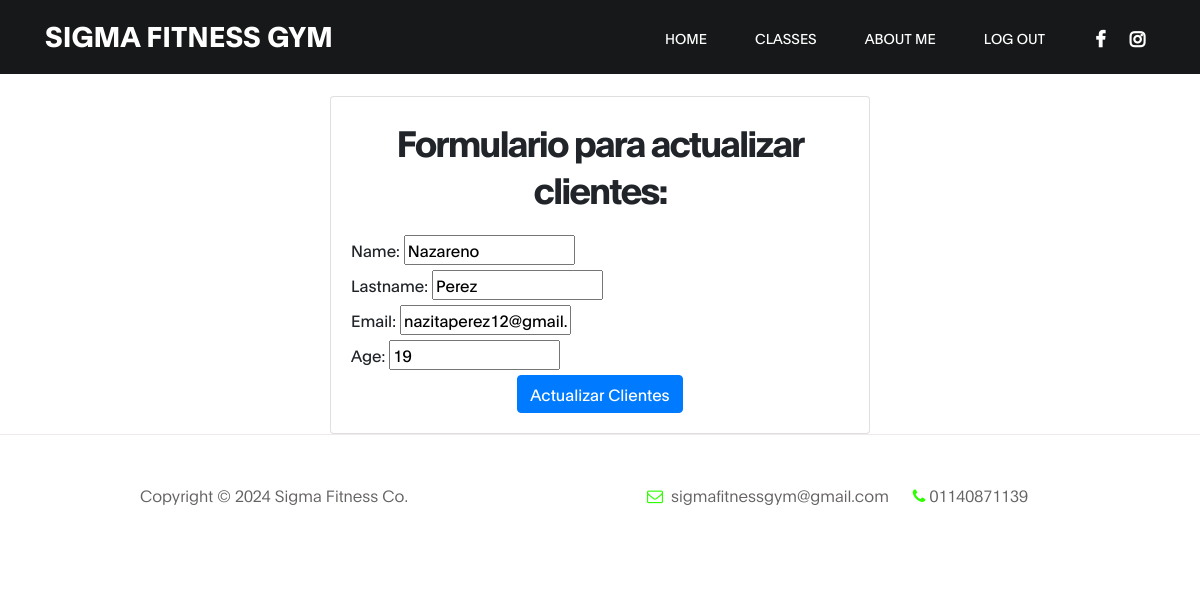
/SigmaApp/updateClients/2/ (signed in), run on an earlier commit of the app's database.
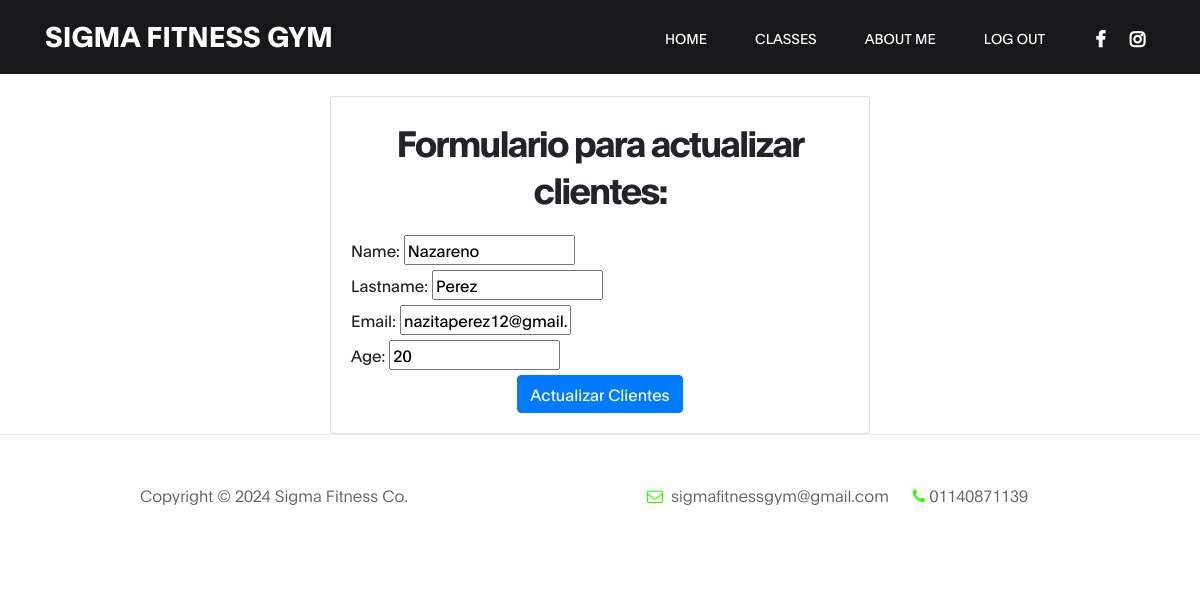
And on a later commit of the database.
### SigmaApp/models.py (models this page shows, shortened)
class Client(models.Model):
    name = models.CharField(max_length=40)
    lastname = models.CharField(max_length=50)
    email = models.EmailField()
    age = models.IntegerField()

### SigmaApp/views.py (the view)
# urls.py: path('updateClients/<infoClient>/', update_client, name="Update Client"),
@login_required
def update_client(request, infoClient):
    client = Client.objects.get(id=infoClient)
    if request.method == "POST":
        form = ClientForm(request.POST)
        if form.is_valid():
            infoDic = form.cleaned_data
            client.name = infoDic["name"]
            client.lastname = infoDic["lastname"]
            client.email = infoDic["email"]
            client.age = infoDic["age"]
            client.save()
            return render(request, "index.html")
    else:
        form = ClientForm(initial={
            "name": client.name,
            "lastname": client.lastname,
            "email": client.email,
            "age": client.age,
        })
    return render(request, "clients/updateClient.html", {"form": form})

### SigmaApp/forms.py
class ClientForm(forms.Form):
    name = forms.CharField(max_length=40)
    lastname = forms.CharField(max_length=50)
    email = forms.EmailField()
    age = forms.IntegerField()

### SigmaApp/templates/clients/updateClient.html (shortened to what this page needs)
{% extends "father.html" %}
{% block forms %}
    <br>
    <br>
    <div class="container mt-5">
        <div class="row justify-content-center">
            <div class="col-md-6">
                <div class="card">
                    <div class="card-body">
                        <h2 class="fw-normal text-center mb-4">Formulario para actualizar clientes:</h2>
                        <form action="" method="post">
                            {{ form }}
                            <button type="submit" class="btn btn-primary d-block mx-auto">Actualizar Clientes</button>
                        </form>
                    </div>
                </div>
            </div>
        </div>
    </div>
{% endblock %}

What changed in the data, as far as the page shows it:
changed Client "Nazareno": age "19" → "20"
